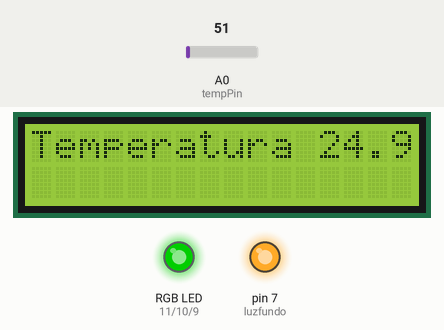
Simulated run of this sketch. Board: Arduino Uno, built with avr-gcc and run on an emulated ATmega328P. Parts: 16×2 character LCD, an RGB LED mixed from three pins (HIGH = lit), output pins drawn as LEDs (lit = HIGH). The test bench sets the inputs (shaded band); at power-on: A0 (tempPin) = 51. Dim RGB values are drawn brighter than linear; what the sketch prints to the serial monitor is not drawn.

Above: at 1.2 s.
1.3 s: A0 (tempPin) set to 61
At 1.58 s:
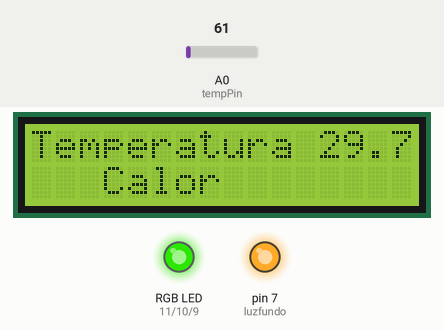
3.6 s: A0 (tempPin) set to 71
At 4.2 s:
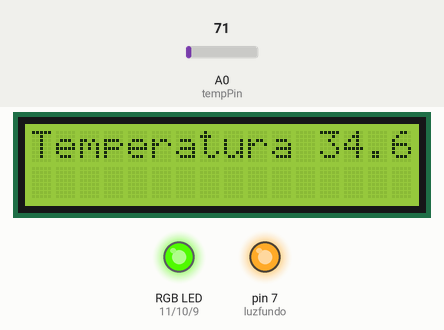
5.8 s: A0 (tempPin) set to 91
At 7.0 s:
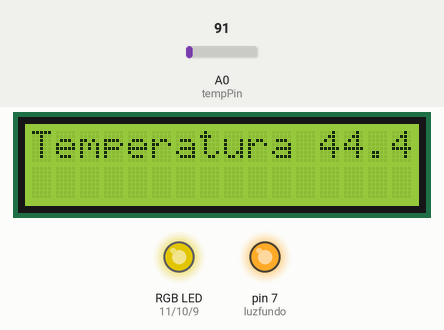
8.6 s: A0 (tempPin) set to 104
At 9.8 s:
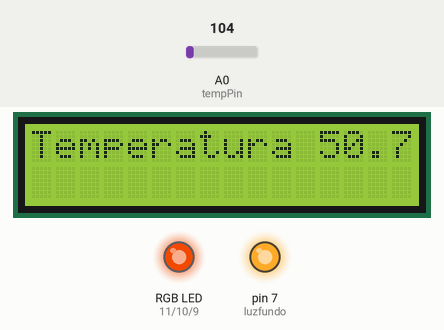
11.4 s: A0 (tempPin) set to 163
At 12.7 s:
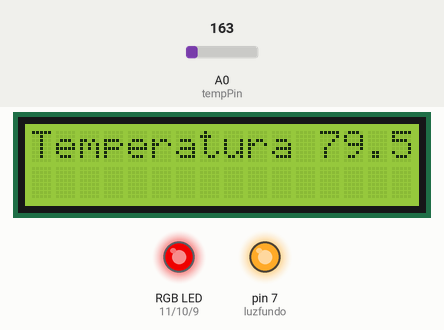
14.3 s: A0 (tempPin) set to 58
At 15.5 s:
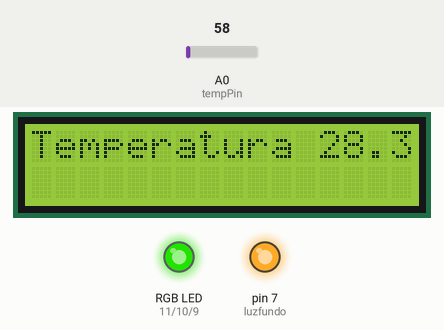
16.4 s: A0 (tempPin) set to 49
Timing chart, 0 to 19.4 s (numbered marks = the images above; inputs shaded):
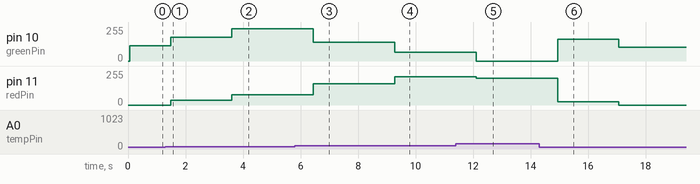

The sketch:

lcd_led_lm35.ino
```cpp
#include <LiquidCrystal.h>
#define luzfundo 7

LiquidCrystal lcd(13, 12, 5, 4, 3, 2);

float tempC;
int tempPin = 0;
int redPin= 11;
int greenPin= 10;
int bluePin= 9;

int blueTemp= 0; int greenTemp= 0; int redTemp= 0;

void setup()
{
Serial.begin(9600); //opens serial port, sets data rate to 9600 bps

  lcd.begin(16, 2);
  pinMode(luzfundo,OUTPUT);
  digitalWrite(luzfundo,HIGH);
}

void loop()
{
tempC = analogRead(tempPin);           //read the value from the sensor
tempC = (5.0 * tempC * 100.0)/1024.0;
Serial.print("Temperatura:" );//convert the analog data to temperature
Serial.println((byte)tempC);             //send the data to the computer

if(tempC<5){
analogWrite(bluePin, 255);}
else if(tempC>0&&tempC<=15){
blueTemp= map(tempC, 0, 15, 255, 0);
analogWrite(bluePin, blueTemp);}
else if(tempC>15){
analogWrite(bluePin, 0);}

if(tempC<15){
analogWrite(greenPin, 0);}
else if(tempC>15&&tempC<=35){
greenTemp = map(tempC, 15, 35, 1, 254);
analogWrite(greenPin, greenTemp);}
else if(tempC>35&&tempC<=55){
greenTemp = map(tempC, 35, 55, 255, 0);
analogWrite(greenPin, greenTemp);}
else if(tempC>55){
analogWrite(greenPin, 0);}

if(tempC<25){
analogWrite(redPin, 0);}
else if(tempC>=25){
redTemp= map(tempC, 25, 55, 1, 255);
analogWrite(redPin, redTemp);}
else if(tempC>55){
analogWrite(redPin, 255);}
Serial.print("Green temp:" );
Serial.println(greenTemp);
Serial.print("Red temp:" );
Serial.println(redTemp);
Serial.print("Blue temp:" );
Serial.println(blueTemp);
Serial.println(" ");
lcd.print("Temperatura ");
  lcd.print(tempC);
  lcd.setCursor(0,1);
  if(tempC>27){
  lcd.print("   Calor");
delay(200);
  lcd.setCursor(0,1);
  lcd.print("        ");
  }
   if(tempC<27){
  lcd.print("   De boa");
delay(200);
  lcd.setCursor(0,1);
  lcd.print("         ");
   }
delay(500);
lcd.clear();//wait 200 ms before sending new data
}
```

Measured:
- the behaviour switches between 98 and 99 on A0 (tempPin) (found by bisection; images 3 and 4)
- after the input at 1.3 s, pin 10 (greenPin): 114/255 → 178/255 after 0.18 s; pin 11 (redPin): 0/255 → 34/255 after 0.18 s; the display: first differs from a run without the input after 0.18 s (image 1)
- after the input at 3.6 s, pin 10 (greenPin): 178/255 → 241/255 at once; pin 11 (redPin): 34/255 → 77/255 at once
- after the input at 5.8 s, pin 10 (greenPin): 241/255 → 141/255 after 0.64 s; pin 11 (redPin): 77/255 → 161/255 after 0.64 s
- after the input at 8.6 s, pin 10 (greenPin): 141/255 → 64/255 after 0.67 s; pin 11 (redPin): 161/255 → 212/255 after 0.67 s
- after the input at 11.4 s, pin 10 (greenPin): 64/255 → 0/255 after 0.71 s; pin 11 (redPin): 212/255 → 202/255 after 0.71 s
- after the input at 14.3 s, pin 10 (greenPin): 0/255 → 165/255 after 0.64 s; pin 11 (redPin): 202/255 → 26/255 after 0.64 s
- after the input at 16.4 s, pin 10 (greenPin): 165/255 → 102/255 after 0.66 s; pin 11 (redPin): 26/255 → 0/255 after 0.66 s
